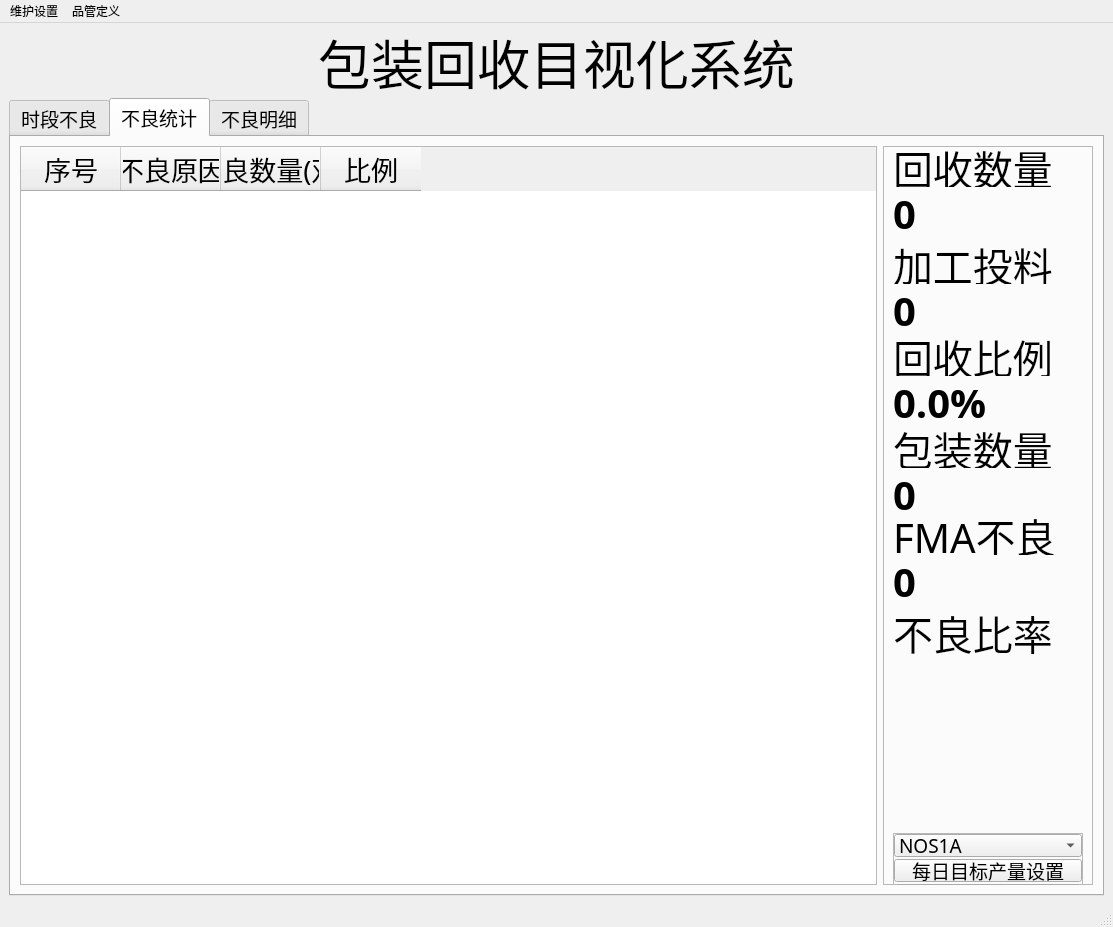
<?xml version="1.0" encoding="UTF-8"?>
<ui version="4.0">
 <class>MainWindow</class>
 <widget class="QMainWindow" name="MainWindow">
  <property name="windowModality">
   <enum>Qt::ApplicationModal</enum>
  </property>
  <property name="geometry">
   <rect>
    <x>0</x>
    <y>0</y>
    <width>1113</width>
    <height>927</height>
   </rect>
  </property>
  <property name="windowTitle">
   <string>包装线回收率统计看板</string>
  </property>
  <property name="locale">
   <locale language="Chinese" country="China"/>
  </property>
  <widget class="QWidget" name="centralwidget">
   <layout class="QVBoxLayout" name="verticalLayout">
    <item>
     <widget class="QLabel" name="label_10">
      <property name="minimumSize">
       <size>
        <width>0</width>
        <height>60</height>
       </size>
      </property>
      <property name="maximumSize">
       <size>
        <width>16777215</width>
        <height>16777215</height>
       </size>
      </property>
      <property name="font">
       <font>
        <family>微软雅黑</family>
        <pointsize>40</pointsize>
        <weight>50</weight>
        <bold>false</bold>
       </font>
      </property>
      <property name="text">
       <string>包装回收目视化系统</string>
      </property>
      <property name="alignment">
       <set>Qt::AlignCenter</set>
      </property>
     </widget>
    </item>
    <item>
     <widget class="QTabWidget" name="tabWidget">
      <property name="font">
       <font>
        <family>微软雅黑 Light</family>
        <pointsize>14</pointsize>
       </font>
      </property>
      <property name="currentIndex">
       <number>1</number>
      </property>
      <widget class="QWidget" name="tab">
       <attribute name="title">
        <string>时段不良</string>
       </attribute>
       <layout class="QVBoxLayout" name="verticalLayout_3">
        <item>
         <widget class="QFrame" name="frame_2">
          <property name="sizePolicy">
           <sizepolicy hsizetype="Expanding" vsizetype="Expanding">
            <horstretch>0</horstretch>
            <verstretch>0</verstretch>
           </sizepolicy>
          </property>
          <property name="minimumSize">
           <size>
            <width>462</width>
            <height>386</height>
           </size>
          </property>
          <property name="frameShape">
           <enum>QFrame::StyledPanel</enum>
          </property>
          <property name="frameShadow">
           <enum>QFrame::Raised</enum>
          </property>
          <layout class="QVBoxLayout" name="verticalLayout_4">
           <item>
            <layout class="QVBoxLayout" name="verticalLayout_5"/>
           </item>
          </layout>
         </widget>
        </item>
        <item>
         <widget class="QFrame" name="frame_3">
          <property name="minimumSize">
           <size>
            <width>0</width>
            <height>40</height>
           </size>
          </property>
          <property name="frameShape">
           <enum>QFrame::StyledPanel</enum>
          </property>
          <property name="frameShadow">
           <enum>QFrame::Raised</enum>
          </property>
          <layout class="QHBoxLayout" name="horizontalLayout_2">
           <item>
            <spacer name="horizontalSpacer_3">
             <property name="orientation">
              <enum>Qt::Horizontal</enum>
             </property>
             <property name="sizeHint" stdset="0">
              <size>
               <width>40</width>
               <height>20</height>
              </size>
             </property>
            </spacer>
           </item>
           <item>
            <widget class="QCheckBox" name="checkBox">
             <property name="enabled">
              <bool>false</bool>
             </property>
             <property name="minimumSize">
              <size>
               <width>0</width>
               <height>30</height>
              </size>
             </property>
             <property name="text">
              <string>半小时间隔</string>
             </property>
            </widget>
           </item>
           <item>
            <widget class="QComboBox" name="comboBox_3">
             <property name="minimumSize">
              <size>
               <width>0</width>
               <height>30</height>
              </size>
             </property>
             <property name="maximumSize">
              <size>
               <width>16777215</width>
               <height>30</height>
              </size>
             </property>
             <item>
              <property name="text">
               <string>全天</string>
              </property>
             </item>
             <item>
              <property name="text">
               <string>半天</string>
              </property>
             </item>
            </widget>
           </item>
           <item>
            <widget class="QComboBox" name="comboBox_2">
             <property name="minimumSize">
              <size>
               <width>30</width>
               <height>30</height>
              </size>
             </property>
             <property name="maximumSize">
              <size>
               <width>16777215</width>
               <height>30</height>
              </size>
             </property>
             <item>
              <property name="text">
               <string>整线不良</string>
              </property>
             </item>
             <item>
              <property name="text">
               <string>入楦段不良</string>
              </property>
             </item>
             <item>
              <property name="text">
               <string>贴底段不良</string>
              </property>
             </item>
             <item>
              <property name="text">
               <string>包装段不良</string>
              </property>
             </item>
            </widget>
           </item>
           <item>
            <widget class="QComboBox" name="comboBox">
             <property name="minimumSize">
              <size>
               <width>80</width>
               <height>30</height>
              </size>
             </property>
             <property name="maximumSize">
              <size>
               <width>80</width>
               <height>30</height>
              </size>
             </property>
             <item>
              <property name="text">
               <string>线状图</string>
              </property>
             </item>
             <item>
              <property name="text">
               <string>柱状图</string>
              </property>
             </item>
            </widget>
           </item>
           <item>
            <widget class="QPushButton" name="pushButton_5">
             <property name="enabled">
              <bool>false</bool>
             </property>
             <property name="minimumSize">
              <size>
               <width>0</width>
               <height>30</height>
              </size>
             </property>
             <property name="text">
              <string>保存当前图表</string>
             </property>
            </widget>
           </item>
          </layout>
         </widget>
        </item>
       </layout>
      </widget>
      <widget class="QWidget" name="tab_3">
       <attribute name="title">
        <string>不良统计</string>
       </attribute>
       <layout class="QHBoxLayout" name="horizontalLayout">
        <item>
         <widget class="QTableWidget" name="tableWidget">
          <property name="font">
           <font>
            <family>微软雅黑 Light</family>
            <pointsize>20</pointsize>
           </font>
          </property>
          <attribute name="horizontalHeaderCascadingSectionResizes">
           <bool>false</bool>
          </attribute>
          <attribute name="horizontalHeaderMinimumSectionSize">
           <number>25</number>
          </attribute>
          <attribute name="horizontalHeaderDefaultSectionSize">
           <number>100</number>
          </attribute>
          <attribute name="horizontalHeaderShowSortIndicator" stdset="0">
           <bool>false</bool>
          </attribute>
          <attribute name="horizontalHeaderStretchLastSection">
           <bool>false</bool>
          </attribute>
          <attribute name="verticalHeaderCascadingSectionResizes">
           <bool>false</bool>
          </attribute>
          <attribute name="verticalHeaderStretchLastSection">
           <bool>false</bool>
          </attribute>
          <column>
           <property name="text">
            <string>序号</string>
           </property>
          </column>
          <column>
           <property name="text">
            <string>不良原因</string>
           </property>
          </column>
          <column>
           <property name="text">
            <string>不良数量(双)</string>
           </property>
          </column>
          <column>
           <property name="text">
            <string>比例</string>
           </property>
          </column>
         </widget>
        </item>
        <item>
         <widget class="QFrame" name="frame">
          <property name="minimumSize">
           <size>
            <width>210</width>
            <height>730</height>
           </size>
          </property>
          <property name="maximumSize">
           <size>
            <width>210</width>
            <height>16777215</height>
           </size>
          </property>
          <property name="frameShape">
           <enum>QFrame::StyledPanel</enum>
          </property>
          <property name="frameShadow">
           <enum>QFrame::Raised</enum>
          </property>
          <layout class="QVBoxLayout" name="verticalLayout_2">
           <property name="topMargin">
            <number>0</number>
           </property>
           <property name="bottomMargin">
            <number>0</number>
           </property>
           <item>
            <widget class="QLabel" name="label">
             <property name="minimumSize">
              <size>
               <width>0</width>
               <height>40</height>
              </size>
             </property>
             <property name="maximumSize">
              <size>
               <width>16777215</width>
               <height>40</height>
              </size>
             </property>
             <property name="font">
              <font>
               <family>微软雅黑 Light</family>
               <pointsize>30</pointsize>
               <weight>50</weight>
               <bold>false</bold>
              </font>
             </property>
             <property name="text">
              <string>回收数量</string>
             </property>
            </widget>
           </item>
           <item>
            <widget class="QLabel" name="label_2">
             <property name="minimumSize">
              <size>
               <width>0</width>
               <height>40</height>
              </size>
             </property>
             <property name="maximumSize">
              <size>
               <width>16777215</width>
               <height>16777215</height>
              </size>
             </property>
             <property name="font">
              <font>
               <family>微软雅黑</family>
               <pointsize>30</pointsize>
               <weight>75</weight>
               <bold>true</bold>
              </font>
             </property>
             <property name="text">
              <string>0</string>
             </property>
            </widget>
           </item>
           <item>
            <widget class="QLabel" name="label_3">
             <property name="minimumSize">
              <size>
               <width>0</width>
               <height>40</height>
              </size>
             </property>
             <property name="maximumSize">
              <size>
               <width>16777215</width>
               <height>30</height>
              </size>
             </property>
             <property name="font">
              <font>
               <family>微软雅黑 Light</family>
               <pointsize>30</pointsize>
               <weight>50</weight>
               <bold>false</bold>
              </font>
             </property>
             <property name="text">
              <string>加工投料</string>
             </property>
            </widget>
           </item>
           <item>
            <widget class="QLabel" name="label_4">
             <property name="minimumSize">
              <size>
               <width>0</width>
               <height>40</height>
              </size>
             </property>
             <property name="maximumSize">
              <size>
               <width>16777215</width>
               <height>30</height>
              </size>
             </property>
             <property name="font">
              <font>
               <family>微软雅黑</family>
               <pointsize>30</pointsize>
               <weight>75</weight>
               <bold>true</bold>
              </font>
             </property>
             <property name="text">
              <string>0</string>
             </property>
            </widget>
           </item>
           <item>
            <widget class="QLabel" name="label_5">
             <property name="minimumSize">
              <size>
               <width>0</width>
               <height>40</height>
              </size>
             </property>
             <property name="maximumSize">
              <size>
               <width>16777215</width>
               <height>30</height>
              </size>
             </property>
             <property name="font">
              <font>
               <family>微软雅黑 Light</family>
               <pointsize>30</pointsize>
               <weight>50</weight>
               <bold>false</bold>
              </font>
             </property>
             <property name="text">
              <string>回收比例</string>
             </property>
            </widget>
           </item>
           <item>
            <widget class="QLabel" name="label_6">
             <property name="minimumSize">
              <size>
               <width>0</width>
               <height>40</height>
              </size>
             </property>
             <property name="maximumSize">
              <size>
               <width>16777215</width>
               <height>30</height>
              </size>
             </property>
             <property name="font">
              <font>
               <family>微软雅黑</family>
               <pointsize>30</pointsize>
               <weight>75</weight>
               <bold>true</bold>
              </font>
             </property>
             <property name="text">
              <string>0.0%</string>
             </property>
            </widget>
           </item>
           <item>
            <widget class="QLabel" name="label_8">
             <property name="minimumSize">
              <size>
               <width>0</width>
               <height>40</height>
              </size>
             </property>
             <property name="maximumSize">
              <size>
               <width>16777215</width>
               <height>30</height>
              </size>
             </property>
             <property name="font">
              <font>
               <family>微软雅黑 Light</family>
               <pointsize>30</pointsize>
               <weight>50</weight>
               <bold>false</bold>
              </font>
             </property>
             <property name="text">
              <string>包装数量</string>
             </property>
            </widget>
           </item>
           <item>
            <widget class="QLabel" name="label_9">
             <property name="minimumSize">
              <size>
               <width>0</width>
               <height>40</height>
              </size>
             </property>
             <property name="maximumSize">
              <size>
               <width>16777215</width>
               <height>30</height>
              </size>
             </property>
             <property name="font">
              <font>
               <family>微软雅黑</family>
               <pointsize>30</pointsize>
               <weight>75</weight>
               <bold>true</bold>
              </font>
             </property>
             <property name="text">
              <string>0</string>
             </property>
            </widget>
           </item>
           <item>
            <widget class="QLabel" name="label_14">
             <property name="minimumSize">
              <size>
               <width>0</width>
               <height>40</height>
              </size>
             </property>
             <property name="font">
              <font>
               <pointsize>30</pointsize>
              </font>
             </property>
             <property name="text">
              <string>FMA不良</string>
             </property>
            </widget>
           </item>
           <item>
            <widget class="QLabel" name="label_16">
             <property name="minimumSize">
              <size>
               <width>0</width>
               <height>40</height>
              </size>
             </property>
             <property name="font">
              <font>
               <family>微软雅黑</family>
               <pointsize>30</pointsize>
               <weight>75</weight>
               <bold>true</bold>
              </font>
             </property>
             <property name="text">
              <string>0</string>
             </property>
            </widget>
           </item>
           <item>
            <widget class="QLabel" name="label_18">
             <property name="font">
              <font>
               <pointsize>30</pointsize>
              </font>
             </property>
             <property name="text">
              <string>不良比率</string>
             </property>
            </widget>
           </item>
           <item>
            <widget class="QLabel" name="label_17">
             <property name="font">
              <font>
               <family>微软雅黑</family>
               <pointsize>30</pointsize>
               <weight>75</weight>
               <bold>true</bold>
              </font>
             </property>
             <property name="text">
              <string/>
             </property>
            </widget>
           </item>
           <item>
            <widget class="QLabel" name="label_15">
             <property name="maximumSize">
              <size>
               <width>16777215</width>
               <height>50</height>
              </size>
             </property>
             <property name="font">
              <font>
               <family>微软雅黑</family>
               <pointsize>30</pointsize>
               <weight>75</weight>
               <bold>true</bold>
              </font>
             </property>
             <property name="text">
              <string/>
             </property>
            </widget>
           </item>
           <item>
            <widget class="QLabel" name="label_7">
             <property name="maximumSize">
              <size>
               <width>16777215</width>
               <height>50</height>
              </size>
             </property>
             <property name="font">
              <font>
               <family>微软雅黑</family>
               <pointsize>30</pointsize>
               <weight>75</weight>
               <bold>true</bold>
              </font>
             </property>
             <property name="text">
              <string/>
             </property>
            </widget>
           </item>
           <item>
            <layout class="QGridLayout" name="gridLayout">
             <item row="1" column="0">
              <widget class="QFrame" name="frame_7">
               <property name="minimumSize">
                <size>
                 <width>0</width>
                 <height>150</height>
                </size>
               </property>
               <property name="frameShape">
                <enum>QFrame::StyledPanel</enum>
               </property>
               <property name="frameShadow">
                <enum>QFrame::Raised</enum>
               </property>
               <layout class="QVBoxLayout" name="verticalLayout_7">
                <property name="spacing">
                 <number>2</number>
                </property>
                <property name="leftMargin">
                 <number>0</number>
                </property>
                <property name="topMargin">
                 <number>0</number>
                </property>
                <property name="rightMargin">
                 <number>0</number>
                </property>
                <property name="bottomMargin">
                 <number>0</number>
                </property>
                <item>
                 <widget class="QComboBox" name="comboBox_4">
                  <item>
                   <property name="text">
                    <string>NOS1A</string>
                   </property>
                  </item>
                  <item>
                   <property name="text">
                    <string>NOS1B</string>
                   </property>
                  </item>
                  <item>
                   <property name="text">
                    <string>NOS2A</string>
                   </property>
                  </item>
                  <item>
                   <property name="text">
                    <string>NOS2B</string>
                   </property>
                  </item>
                  <item>
                   <property name="text">
                    <string>ML</string>
                   </property>
                  </item>
                  <item>
                   <property name="text">
                    <string>AL</string>
                   </property>
                  </item>
                 </widget>
                </item>
                <item>
                 <widget class="QPushButton" name="pushButton_7">
                  <property name="minimumSize">
                   <size>
                    <width>0</width>
                    <height>0</height>
                   </size>
                  </property>
                  <property name="font">
                   <font>
                    <family>Microsoft YaHei UI Light</family>
                    <pointsize>14</pointsize>
                   </font>
                  </property>
                  <property name="styleSheet">
                   <string notr="true"/>
                  </property>
                  <property name="text">
                   <string>每日目标产量设置</string>
                  </property>
                 </widget>
                </item>
                <item>
                 <widget class="QPushButton" name="pushButton_4">
                  <property name="minimumSize">
                   <size>
                    <width>0</width>
                    <height>30</height>
                   </size>
                  </property>
                  <property name="font">
                   <font>
                    <family>Microsoft YaHei UI Light</family>
                    <pointsize>14</pointsize>
                   </font>
                  </property>
                  <property name="styleSheet">
                   <string notr="true"/>
                  </property>
                  <property name="text">
                   <string>日统计</string>
                  </property>
                 </widget>
                </item>
                <item>
                 <widget class="QPushButton" name="pushButton">
                  <property name="minimumSize">
                   <size>
                    <width>0</width>
                    <height>30</height>
                   </size>
                  </property>
                  <property name="maximumSize">
                   <size>
                    <width>16777215</width>
                    <height>16777215</height>
                   </size>
                  </property>
                  <property name="font">
                   <font>
                    <family>Microsoft YaHei UI Light</family>
                    <pointsize>14</pointsize>
                   </font>
                  </property>
                  <property name="styleSheet">
                   <string notr="true"/>
                  </property>
                  <property name="text">
                   <string>投料 / 包装数据修正</string>
                  </property>
                 </widget>
                </item>
                <item>
                 <widget class="QPushButton" name="pushButton_2">
                  <property name="minimumSize">
                   <size>
                    <width>0</width>
                    <height>30</height>
                   </size>
                  </property>
                  <property name="font">
                   <font>
                    <family>Microsoft YaHei UI Light</family>
                    <pointsize>14</pointsize>
                   </font>
                  </property>
                  <property name="styleSheet">
                   <string notr="true"/>
                  </property>
                  <property name="text">
                   <string>月统计</string>
                  </property>
                 </widget>
                </item>
                <item>
                 <widget class="QPushButton" name="pushButton_3">
                  <property name="minimumSize">
                   <size>
                    <width>0</width>
                    <height>30</height>
                   </size>
                  </property>
                  <property name="font">
                   <font>
                    <family>Microsoft YaHei UI Light</family>
                    <pointsize>14</pointsize>
                   </font>
                  </property>
                  <property name="styleSheet">
                   <string notr="true"/>
                  </property>
                  <property name="text">
                   <string>缴库量输入</string>
                  </property>
                 </widget>
                </item>
               </layout>
              </widget>
             </item>
             <item row="0" column="0">
              <spacer name="verticalSpacer_2">
               <property name="orientation">
                <enum>Qt::Vertical</enum>
               </property>
               <property name="sizeHint" stdset="0">
                <size>
                 <width>20</width>
                 <height>40</height>
                </size>
               </property>
              </spacer>
             </item>
            </layout>
           </item>
          </layout>
         </widget>
        </item>
       </layout>
      </widget>
      <widget class="QWidget" name="tab_2">
       <attribute name="title">
        <string>不良明细</string>
       </attribute>
       <layout class="QVBoxLayout" name="verticalLayout_6">
        <item>
         <widget class="QFrame" name="frame_4">
          <property name="maximumSize">
           <size>
            <width>16777215</width>
            <height>40</height>
           </size>
          </property>
          <property name="frameShape">
           <enum>QFrame::StyledPanel</enum>
          </property>
          <property name="frameShadow">
           <enum>QFrame::Raised</enum>
          </property>
          <layout class="QHBoxLayout" name="horizontalLayout_3">
           <property name="leftMargin">
            <number>9</number>
           </property>
           <property name="topMargin">
            <number>0</number>
           </property>
           <property name="rightMargin">
            <number>9</number>
           </property>
           <property name="bottomMargin">
            <number>0</number>
           </property>
           <item>
            <widget class="QLabel" name="label_11">
             <property name="font">
              <font>
               <pointsize>20</pointsize>
              </font>
             </property>
             <property name="text">
              <string>当前线别：</string>
             </property>
            </widget>
           </item>
           <item>
            <widget class="QLabel" name="label_12">
             <property name="font">
              <font>
               <family>微软雅黑</family>
               <pointsize>20</pointsize>
               <weight>75</weight>
               <bold>true</bold>
              </font>
             </property>
             <property name="text">
              <string>NOS1A</string>
             </property>
            </widget>
           </item>
           <item>
            <spacer name="verticalSpacer">
             <property name="orientation">
              <enum>Qt::Vertical</enum>
             </property>
             <property name="sizeHint" stdset="0">
              <size>
               <width>20</width>
               <height>40</height>
              </size>
             </property>
            </spacer>
           </item>
           <item>
            <spacer name="horizontalSpacer_4">
             <property name="orientation">
              <enum>Qt::Horizontal</enum>
             </property>
             <property name="sizeHint" stdset="0">
              <size>
               <width>229</width>
               <height>20</height>
              </size>
             </property>
            </spacer>
           </item>
           <item>
            <widget class="QLabel" name="label_13">
             <property name="text">
              <string/>
             </property>
            </widget>
           </item>
          </layout>
         </widget>
        </item>
        <item>
         <widget class="QFrame" name="frame_5">
          <property name="frameShape">
           <enum>QFrame::StyledPanel</enum>
          </property>
          <property name="frameShadow">
           <enum>QFrame::Raised</enum>
          </property>
          <layout class="QHBoxLayout" name="horizontalLayout_5">
           <property name="leftMargin">
            <number>9</number>
           </property>
           <property name="topMargin">
            <number>0</number>
           </property>
           <property name="rightMargin">
            <number>9</number>
           </property>
           <property name="bottomMargin">
            <number>0</number>
           </property>
           <item>
            <widget class="QTableWidget" name="tableWidget_2">
             <property name="font">
              <font>
               <family>微软雅黑 Light</family>
               <pointsize>20</pointsize>
              </font>
             </property>
             <column>
              <property name="text">
               <string>不良原因</string>
              </property>
             </column>
             <column>
              <property name="text">
               <string>包检一</string>
              </property>
             </column>
             <column>
              <property name="text">
               <string>包检二</string>
              </property>
             </column>
             <column>
              <property name="text">
               <string>包检三</string>
              </property>
             </column>
             <column>
              <property name="text">
               <string>包检四</string>
              </property>
             </column>
             <column>
              <property name="text">
               <string>包检合计</string>
              </property>
             </column>
            </widget>
           </item>
          </layout>
         </widget>
        </item>
        <item>
         <widget class="QFrame" name="frame_6">
          <property name="maximumSize">
           <size>
            <width>16777215</width>
            <height>40</height>
           </size>
          </property>
          <property name="frameShape">
           <enum>QFrame::StyledPanel</enum>
          </property>
          <property name="frameShadow">
           <enum>QFrame::Raised</enum>
          </property>
          <layout class="QHBoxLayout" name="horizontalLayout_4">
           <property name="leftMargin">
            <number>9</number>
           </property>
           <property name="topMargin">
            <number>0</number>
           </property>
           <property name="rightMargin">
            <number>9</number>
           </property>
           <property name="bottomMargin">
            <number>0</number>
           </property>
           <item>
            <spacer name="horizontalSpacer_5">
             <property name="orientation">
              <enum>Qt::Horizontal</enum>
             </property>
             <property name="sizeHint" stdset="0">
              <size>
               <width>920</width>
               <height>20</height>
              </size>
             </property>
            </spacer>
           </item>
           <item>
            <widget class="QPushButton" name="pushButton_6">
             <property name="font">
              <font>
               <pointsize>14</pointsize>
              </font>
             </property>
             <property name="text">
              <string>导出当日明细</string>
             </property>
            </widget>
           </item>
          </layout>
         </widget>
        </item>
       </layout>
      </widget>
     </widget>
    </item>
   </layout>
  </widget>
  <widget class="QMenuBar" name="menubar">
   <property name="geometry">
    <rect>
     <x>0</x>
     <y>0</y>
     <width>1113</width>
     <height>23</height>
    </rect>
   </property>
   <widget class="QMenu" name="menu">
    <property name="title">
     <string>维护设置</string>
    </property>
    <addaction name="actionDbSet"/>
    <addaction name="actionInfoSet"/>
   </widget>
   <widget class="QMenu" name="menu_3">
    <property name="title">
     <string>品管定义</string>
    </property>
    <addaction name="actionSectionSet"/>
    <addaction name="actionWorkRestTimeSet"/>
    <addaction name="actionWorkingTimeSet_2"/>
   </widget>
   <addaction name="menu"/>
   <addaction name="menu_3"/>
  </widget>
  <widget class="QStatusBar" name="statusbar"/>
  <action name="actionDbSet">
   <property name="text">
    <string>数据库服务器设置</string>
   </property>
  </action>
  <action name="actionSectionSet">
   <property name="text">
    <string>各段不良设定</string>
   </property>
  </action>
  <action name="actionInfoSet">
   <property name="text">
    <string>线别 / 时间段 / 不良原因设置</string>
   </property>
  </action>
  <action name="actionWorkingTimeSet">
   <property name="enabled">
    <bool>true</bool>
   </property>
   <property name="text">
    <string>生产时段设置</string>
   </property>
   <property name="visible">
    <bool>true</bool>
   </property>
  </action>
  <action name="actionWorkRestTimeSet">
   <property name="text">
    <string>作休时间设置</string>
   </property>
   <property name="visible">
    <bool>false</bool>
   </property>
  </action>
  <action name="actionWorkingTimeSet_2">
   <property name="text">
    <string>生产时间段定义</string>
   </property>
   <property name="visible">
    <bool>false</bool>
   </property>
  </action>
 </widget>
 <resources/>
 <connections/>
</ui>
